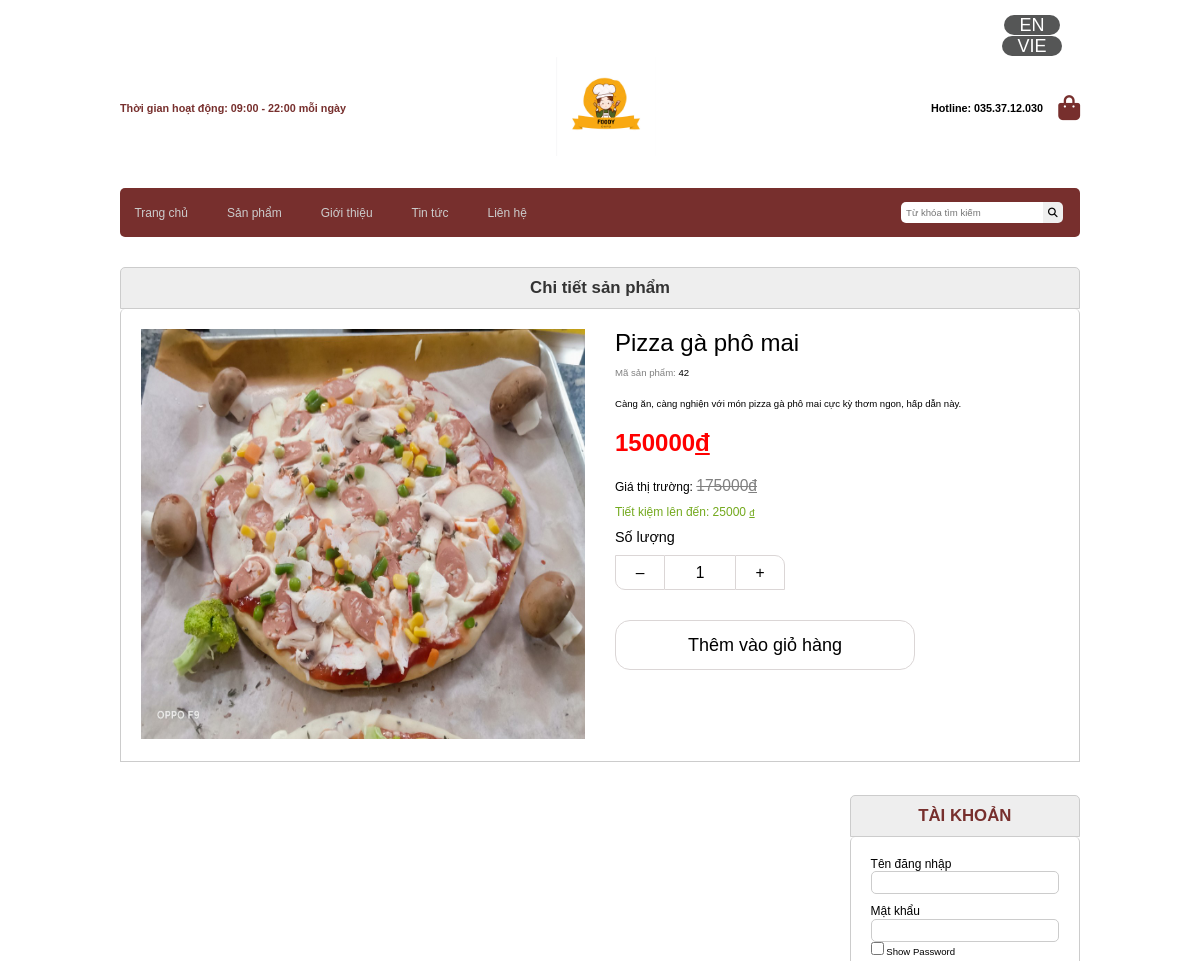
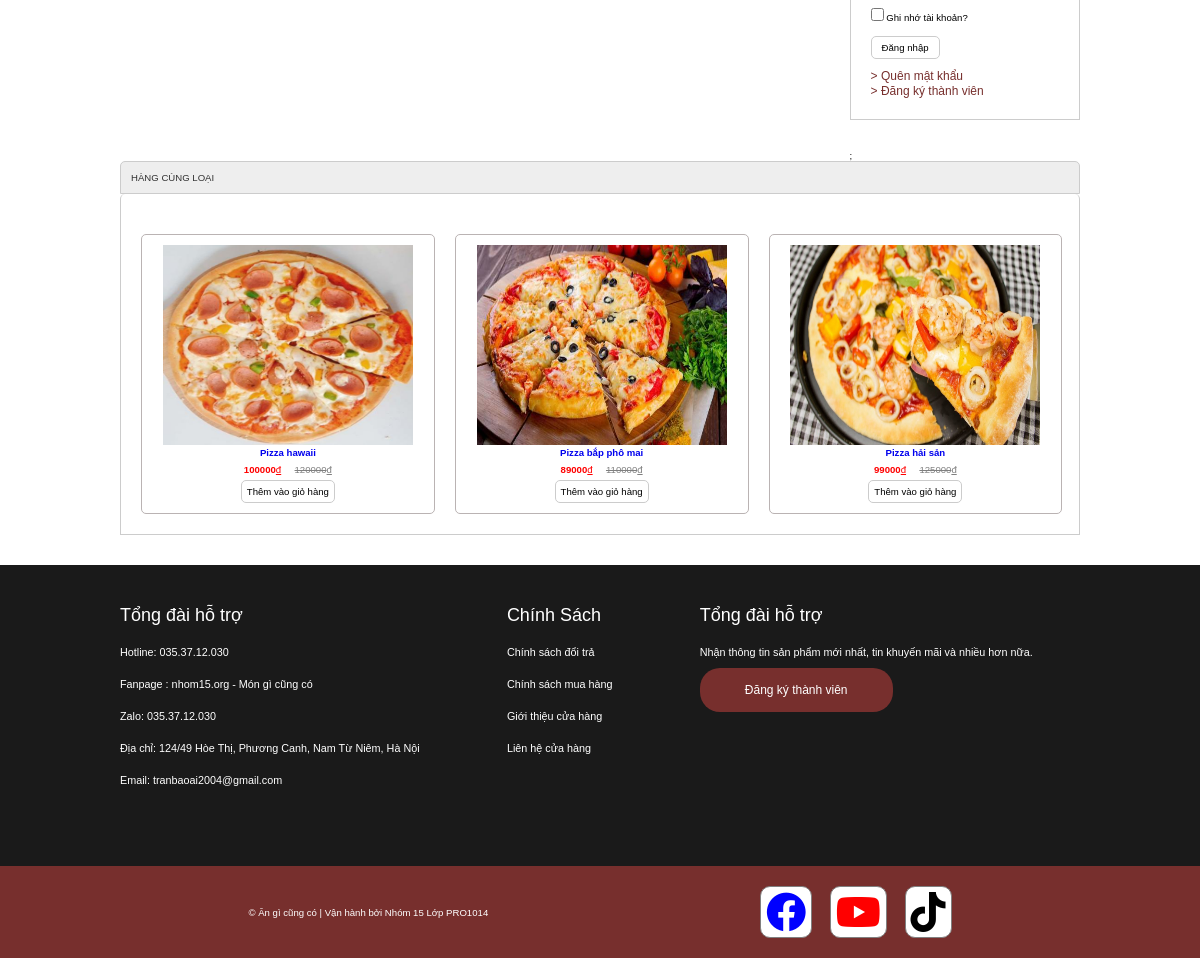
Page /index.php?act=sanphamct&idsp=42 on the committed database (2 pictures, top to bottom).
### tables this page shows
CREATE TABLE `sanpham` (
  `id` int(10) NOT NULL,
  `name` varchar(255) NOT NULL,
  `price` double NOT NULL DEFAULT 10.2,
  `price_old` double NOT NULL DEFAULT 10.2,
  `img` varchar(255) DEFAULT NULL,
  `mota` text DEFAULT NULL,
  `luotxem` int(11) NOT NULL DEFAULT 0,
  `iddm` int(10) NOT NULL
);

### global.php (called while the page is built)
<?php
    $img_path = "upload/" ;
?>

### model/pdo.php (called while the page is built, shortened)
<?php
function pdo_get_connection(){
    $dburl = "mysql:host=localhost;dbname=duan;charset=utf8";
    $username = 'root';
    $password = '';
    $conn = new PDO($dburl, $username, $password);
    $conn->setAttribute(PDO::ATTR_ERRMODE, PDO::ERRMODE_EXCEPTION);
    return $conn;
}
function pdo_query($sql){
    $sql_args = array_slice(func_get_args(), 1);
    try{
        $conn = pdo_get_connection();
        $stmt = $conn->prepare($sql);
        $stmt->execute($sql_args);
        $rows = $stmt->fetchAll();
        return $rows;
    }
    catch(PDOException $e){
        throw $e;
    }
    finally{
        unset($conn);
    }
}
function pdo_query_one($sql){
    $sql_args = array_slice(func_get_args(), 1);
    try{
        $conn = pdo_get_connection();
        $stmt = $conn->prepare($sql);
        $stmt->execute($sql_args);
        $row = $stmt->fetch(PDO::FETCH_ASSOC);
        return $row;
    }
    catch(PDOException $e){
        throw $e;
    }
    finally{
        unset($conn);
    }
}

### model/sanpham.php (called while the page is built, shortened)
<?php
    function loadall_sanpham_home(){
        $sql = "select * from sanpham where 1 order by id desc limit 0,9";
        $listsanpham =pdo_query($sql);
        return $listsanpham;
    }
    function loadone_sanpham($id){
        $sql = "select * from sanpham where id =".$id;
        $sp=pdo_query_one($sql);
        return $sp;
    }
    function load_sanpham_cungloai($id,$iddm){
        $sql = "select * from sanpham where iddm = ".$iddm."  and id <> ".$id;
        $listsanpham =pdo_query($sql);
        return $listsanpham;
    }
?>

### view/sanphamct.php (the view, shortened to what this page needs)
<div class="row mb">
    <div class="boxtrai mr">
    <div class="menu-main mb">
        <?php include "menu-main.php"?>
    </div>
        <div class="row mb">
                <?php
                    extract($onesp);
                ?>
                <div class="boxtitle">
                    <h1 class="spct text-size">Chi tiết sản phẩm</h1>
                </div>
                <div class="boxcontent row">
                    <div class="ct-main">
                        <div class="ct-left">
                            <?php
                            $images = $img_path.$img;
                            echo '<img style="height:410px" src="'.$images.'">';
                            ?>
                        </div>
                        <div class="ct-right">
                            <div class="tensp mb10"><?=$name?></div>
                            <div class="masp mb20"><span style="color:gray ;">Mã sản phẩm: </span> <?=$id?></div>
                            <div class="ct-mota mb20"><?=$mota?></div>
                            <div class="mb20" style="color: red;font-size: 2vw;font-weight: bolder;"><?=$price?><ins style="color: red;font-size: 2vw">đ</ins></div>
                            <div class="mb10" style="font-size: 1vw">Giá thị trường: <del style="font-size: 1.3vw;color: gray;"><?=$price_old?><ins style="font-size: 1.3vw;color: gray;">đ</ins></del></div>
                            <div style="font-size: 1vw;color:#73a91d">Tiết kiệm lên đến: <?=$price_old - $price?> <ins>đ</ins></div>
                            <div class="sl-name mb10 mt10">Số lượng</div>
                                <div class="main-sl">
                                    <button class="btn-cts1" onclick="var result = document.getElementById('qty');var result1 = document.getElementById('qty1'); var qty = result.value; var qty1 = result1.value; if( !isNaN(qty) && qty > 1 && !isNaN(qty1) && qty1 > 1) {result.value--;result1.value--} return false;" type="button">–</button>
                                    <input class="btn-ct" id="qty" name="quantity" type="text" value="1">
                                    <button class="btn-cts2" onclick=" var result = document.getElementById('qty');var result1 = document.getElementById('qty1'); var qty = result.value; var qty1 = result1.value; if( !isNaN(qty) && !isNaN(qty1)) {result.value++;result1.value++;}  return false;" type="button">+</button>
                                </div>
                            <?php
                                echo '
                                <form class="mt30" action="index.php?act=addtocart" method="post">
                                    <input type="hidden" name="id" value="'.$id.'">
                                    <input type="hidden" name="name" value="'.$name.'">
                                    <input type="hidden" name="img" value="'.$img.'">
                                    <input class="btn-ct" id="qty1" name="soluong" value="1" type="hidden">
                                    <input type="hidden" name="price" value="'.$price.'">
                                    <input class="btn-add-pr" type="submit" name="addtocart"  value="Thêm vào giỏ hàng">
                                </form>
                                '
                            ?>
                        </div>
                    </div>
                </div>
            </div>
            <div>
                <div class="boxphai" style="position: static;">
                    <?php include "boxright.php"?>;
                </div>
            </div>
            <div class="row">
                <div class="boxtitle">HÀNG CÙNG LOẠI</div>
                <div class="boxcontent row boxsp1">
                    <?php
                        foreach ($sp_cung_loai as $sp_cung_loai){
                            extract($sp_cung_loai);
                            $linksp = "index.php?act=sanphamct&idsp=".$id;
                            $hinh  = $img_path.$img;
                        echo '
                        <div class="boxsp">
                            <a href="'.$linksp.'">
                                <div class="sp9">
                                    <img class="sp9-anh"  src="'.$hinh.'" alt="">
                                    <h1>'.$name.'</h1>
                                    <div style="display: flex;justify-content: center;align-items: center;">
                                        <p><b>'.$price.'</b><ins>đ</ins></p> &nbsp  &nbsp  &nbsp
                                        <p style="color:gray"><del>'.$price_old.'</del><ins>đ</ins></p>
                                    </div>
                                </div>
                                <form action="index.php?act=addtocart" method="post">
                                    <input type="hidden" name="id" value="'.$id.'">
                                    <input type="hidden" name="name" value="'.$name.'">
                                    <input type="hidden" name="img" value="'.$img.'">
                                    <input type="hidden" name="soluong" value="1">
                                    <input type="hidden" name="price" value="'.$price.'">
                                    <input type="submit" name="addtocart" id="addtocart" value="Thêm vào giỏ hàng">
                                </form>
                            </a>
                        </div>
                        ';
                        }
                    ?>
                </div>
            </div>
        </div>
</div>

### view/css/style.css (style rules this page uses)
* { box-sizing: border-box; margin: 0; padding: 0 ; font-family: sans-serif; font-size: 0.8vw; }
.row { float: left; width: 100%; }
.mt30 { margin-top: 30px; }
.mt10 { margin-top: 10px; }
.mb { margin-bottom: 30px; }
.mb10 { margin-bottom: 10px; }
.mb20 { margin-bottom: 20px; }
.text-size { font-size: 1.4vw; }
.sp9-anh { width: 250px; height: 200px; }
.mr { margin-right: 2%; }
.boxtrai { float: left; width: 100%; }
.boxphai { float: right; width: 24%; }
.boxtitle { color: #333; padding: 10px; background-color: #EEE; border-top-left-radius: 5px; border-top-right-radius: 5px; border: 1px solid #CCC; }
.boxcontent { border-left: 1px solid #CCC; border-right: 1px solid #CCC; border-bottom: 1px solid #CCC; border-top-left-radius: 5px; border-top-right-radius: 5px; min-height: 200px; padding: 20px; }
.boxsp1 { display: grid; grid-template-columns: repeat(3, 32%); grid-column-gap: 20px; }
.boxsp { border: 1px solid rgb(186, 179, 179); border-radius: 5px; padding: 10px; margin-top: 20px; text-align: center; text-decoration: none; }
.boxsp a { text-decoration: none; margin-bottom: 5px; }
.boxsp p { font-size: 0.9vw; color: red; margin: 5px 0; }
#addtocart { padding: 5px; border-radius: 5px; border: none; background-color: white; border: 1px solid #CCC; }
.menu-main { background-color: #772f2d; border-radius: 5px; display: flex; justify-content: space-between; align-items: center; padding: 0.1vw; }
.spct { text-align: center; }
.ct-main { display: flex; justify-content: space-between; gap: 30px; }
.ct-left { height: auto; width: 50%; }
.ct-left img { width: 100%; height: 100%; }
.ct-right { width: 50%; }
.ct-right .tensp { font-size: 2vw; }
.sl-name { font-size: 1.2vw; }
.main-sl { display: flex; }
.btn-cts1 { font-size: 1.3vw; width: 50px; height: 35px; text-align: center; background-color: white; border: 1px solid rgb(219, 214, 214); border-end-start-radius: 10px; }
.btn-cts2 { font-size: 1.3vw; width: 50px; height: 35px; text-align: center; background-color: white; border: 1px solid rgb(219, 214, 214); border-start-end-radius: 10px; }
.btn-ct { font-size: 1.3vw; width: 70px; height: 35px; text-align: center; background-color: white; border: 1px solid rgb(219, 214, 214); border-left: none; border-right: none; }
.btn-add-pr { width: 300px; height: 50px; font-size: 1.5vw; border: 1px solid rgb(219, 214, 214); background-color: white; border-radius: 15px; }

### rows in the picture
sanpham: img (picture), name "Pizza gà phô mai", id "42", mota "Càng ăn, càng nghiện với món pizza gà phô mai cực kỳ thơm ngon, hấp dẫn này.", price "150000", price_old "175000", $price_old - $price "25000"
sanpham: img (picture), name "Pizza hawaii", price "100000", price_old "120000"
sanpham: img (picture), name "Pizza bắp phô mai", price "89000", price_old "110000"
sanpham: img (picture), name "Pizza hải sản", price "99000", price_old "125000"
